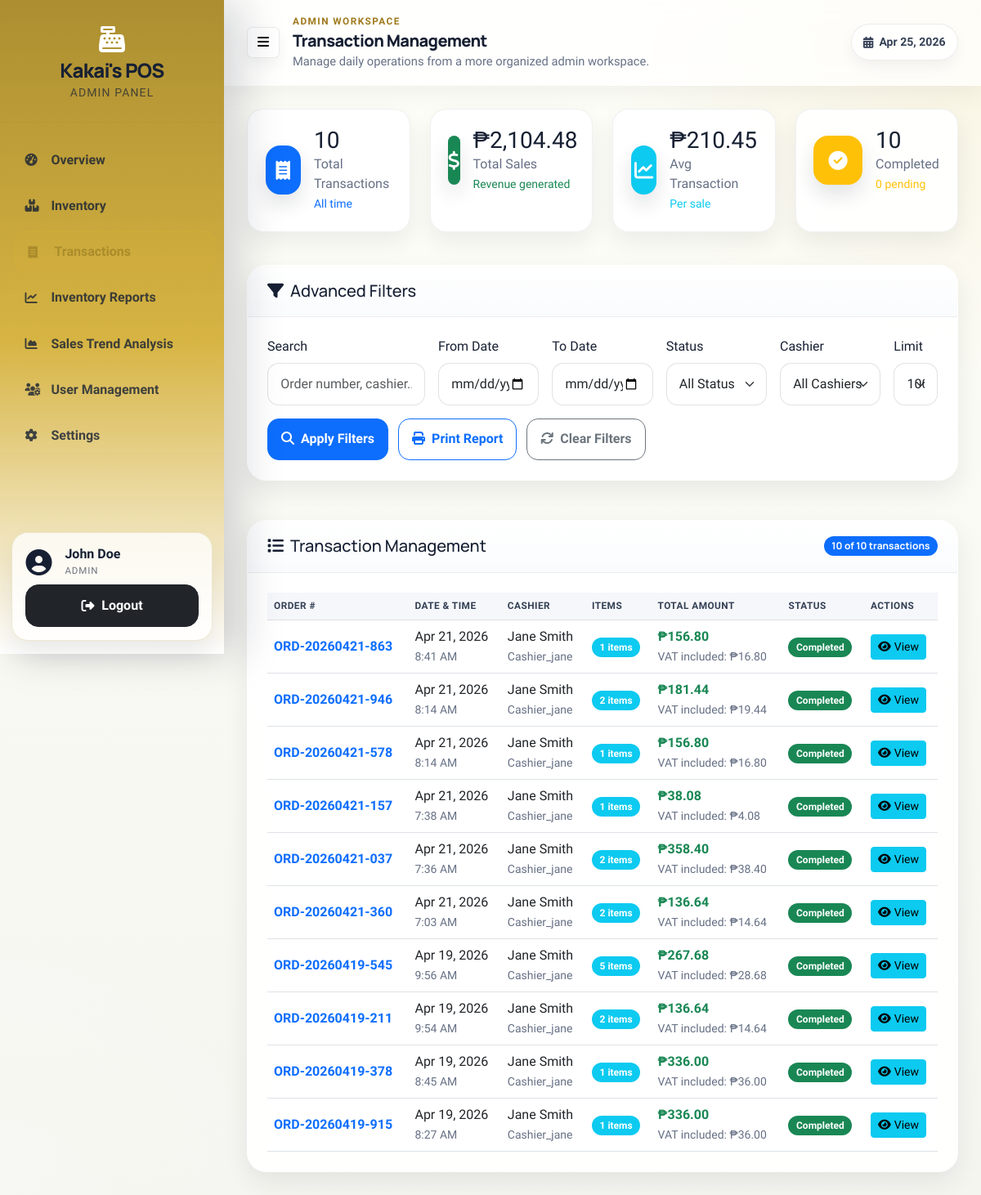
Page /POS/public/transactions.php (signed in) on the earlier database version.
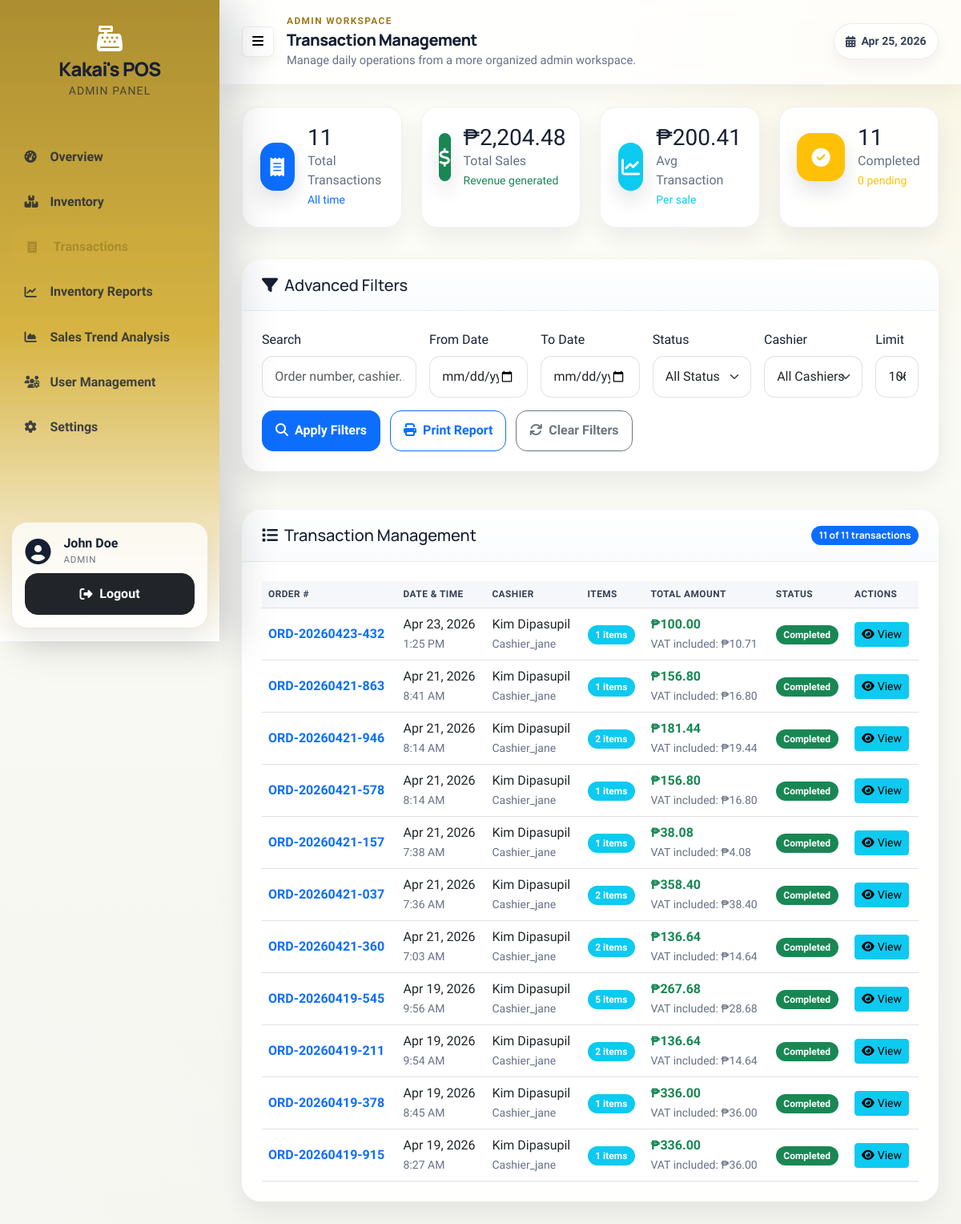
Same page on the later database version.
### tables this page shows
CREATE TABLE `orders` (
  `id` int(11) NOT NULL,
  `order_number` varchar(20) NOT NULL,
  `user_id` int(11) NOT NULL,
  `total_amount` decimal(10,2) NOT NULL,
  `subtotal` decimal(10,2) DEFAULT 0.00,
  `discount_percent` decimal(5,2) DEFAULT 0.00,
  `discount_amount` decimal(10,2) DEFAULT 0.00,
  `tax_amount` decimal(10,2) DEFAULT 0.00,
  `payment_method` varchar(50) DEFAULT 'cash',
  `amount_received` decimal(10,2) DEFAULT 0.00,
  `status` enum('pending','completed','cancelled') DEFAULT 'pending',
  `created_at` timestamp NULL DEFAULT current_timestamp()
);

CREATE TABLE `users` (
  `id` int(11) NOT NULL,
  `username` varchar(50) NOT NULL,
  `email` varchar(100) NOT NULL,
  `password` varchar(255) NOT NULL,
  `role` enum('admin','staff','cashier') NOT NULL DEFAULT 'staff',
  `first_name` varchar(50) NOT NULL,
  `last_name` varchar(50) NOT NULL,
  `status` enum('active','inactive') DEFAULT 'active',
  `created_at` timestamp NULL DEFAULT current_timestamp(),
  `updated_at` timestamp NULL DEFAULT current_timestamp() ON UPDATE current_timestamp()
);

### POS/app/config.php (called while the page is built, shortened)
<?php
spl_autoload_register(function ($className) {
    $directories = [
        'classes/',
        'controllers/',
        'helpers/'
    ];
    foreach ($directories as $dir) {
        $file = APP_ROOT . '/' . $dir . $className . '.php';
        if (file_exists($file)) {
            return;
        }
    }
});
function formatCurrency($amount) {
    return Layout::formatCurrency($amount);
}
?>

### POS/app/helpers/Layout.php (called while the page is built, shortened)
<?php
class Layout {
    public static function formatCurrency($amount) {
        return '₱' . number_format($amount, 2);
    }
}
?>

### POS/public/transactions.php (the view, shortened to what the changed rows need)
<?php
require_once __DIR__ . '/../app/config.php';
$db = Database::getInstance()->getConnection();
$limit = $_GET['limit'] ?? 100;
$filterSQL = " WHERE 1=1";
$params = [];
$transactionSQL = "SELECT o.*, u.first_name, u.last_name, u.username, o.created_at as date,
                          COUNT(oi.id) as item_count
                   FROM orders o
                   LEFT JOIN users u ON o.user_id = u.id
                   LEFT JOIN order_items oi ON o.id = oi.order_id" .
                   $filterSQL .
                   " GROUP BY o.id ORDER BY o.created_at DESC LIMIT " . (int) $limit;
$stmt = $db->prepare($transactionSQL);
$stmt->execute($params);
$transactions = $stmt->fetchAll(PDO::FETCH_ASSOC);
$summarySQL = "SELECT
    COUNT(*) as total_transactions,
    SUM(filtered.total_amount) as total_sales,
    AVG(filtered.total_amount) as avg_transaction,
    SUM(CASE WHEN filtered.status = 'completed' THEN 1 ELSE 0 END) as completed_count,
    SUM(CASE WHEN filtered.status = 'pending' THEN 1 ELSE 0 END) as pending_count,
    SUM(CASE WHEN filtered.status = 'cancelled' THEN 1 ELSE 0 END) as cancelled_count
FROM (
    SELECT o.id, o.total_amount, o.status, o.created_at
    FROM orders o
    LEFT JOIN users u ON o.user_id = u.id" .
    $filterSQL .
    " ORDER BY o.created_at DESC LIMIT " . (int) $limit . "
) filtered";
$stmt = $db->prepare($summarySQL);
$stmt->execute($params);
$summary = $stmt->fetch(PDO::FETCH_ASSOC);
?>
<div class="row mb-4">
    <div class="col-xl-3 col-md-6 mb-3">
        <div class="stats-card">
            <div class="d-flex align-items-center">
                <div>
                    <h3 class="mb-0"><?php echo number_format($summary['total_transactions']); ?></h3>
                    <p class="text-muted mb-0">Total Transactions</p>
                    <small class="text-primary">All time</small>
                </div>
            </div>
        </div>
    </div>
    <div class="col-xl-3 col-md-6 mb-3">
        <div class="stats-card">
            <div class="d-flex align-items-center">
                <div>
                    <h3 class="mb-0"><?php echo formatCurrency($summary['total_sales']); ?></h3>
                    <p class="text-muted mb-0">Total Sales</p>
                    <small class="text-success">Revenue generated</small>
                </div>
            </div>
        </div>
    </div>
    <div class="col-xl-3 col-md-6 mb-3">
        <div class="stats-card">
            <div class="d-flex align-items-center">
                <div>
                    <h3 class="mb-0"><?php echo formatCurrency($summary['avg_transaction']); ?></h3>
                    <p class="text-muted mb-0">Avg Transaction</p>
                    <small class="text-info">Per sale</small>
                </div>
            </div>
        </div>
    </div>
    <div class="col-xl-3 col-md-6 mb-3">
        <div class="stats-card">
            <div class="d-flex align-items-center">
                <div>
                    <h3 class="mb-0"><?php echo number_format($summary['completed_count']); ?></h3>
                    <p class="text-muted mb-0">Completed</p>
                    <small class="text-warning"><?php echo $summary['pending_count']; ?> pending</small>
                </div>
            </div>
        </div>
    </div>
</div>
<div class="row">
    <div class="col-12">
        <div class="content-card">
            <div class="card-header d-flex justify-content-between align-items-center">
                <h5 class="mb-0">
                    <i class="fas fa-list me-2"></i>Transaction Management
                </h5>
                <span class="badge bg-primary"><?php echo count($transactions); ?> of <?php echo $summary['total_transactions']; ?> transactions</span>
            </div>
            <div class="card-body">
                <div class="table-responsive">
                    <table class="table table-hover">
                        <thead class="table-light">
                            <tr>
                                <th>Order #</th>
                                <th>Date & Time</th>
                                <th>Cashier</th>
                                <th>Items</th>
                                <th>Total Amount</th>
                                <th>Status</th>
                                <th class="no-print">Actions</th>
                            </tr>
                        </thead>
                        <tbody>
                            <?php if (empty($transactions)): ?>
                                <tr>
                                    <td colspan="7" class="text-center text-muted py-4">
                                        <i class="fas fa-info-circle me-2"></i>No transactions found with current filters
                                    </td>
                                </tr>
                            <?php else: ?>
                                <?php foreach ($transactions as $t): ?>
                                    <tr>
                                        <td>
                                            <strong class="text-primary"><?php echo htmlspecialchars($t['order_number'] ?? 'ORD-' . $t['id']); ?></strong>
                                        </td>
                                        <td>
                                            <div><?php echo date('M j, Y', strtotime($t['date'])); ?></div>
                                            <small class="text-muted"><?php echo date('g:i A', strtotime($t['date'])); ?></small>
                                        </td>
                                        <td>
                                            <?php
                                            $cashierName = trim(($t['first_name'] ?? '') . ' ' . ($t['last_name'] ?? ''));
                                            echo htmlspecialchars($cashierName ?: $t['username'] ?: 'Unknown');
                                            ?>
                                            <br><small class="text-muted"><?php echo ucfirst($t['username'] ?? ''); ?></small>
                                        </td>
                                        <td>
                                            <span class="badge bg-info"><?php echo $t['item_count']; ?> items</span>
                                        </td>
                                        <td>
                                            <strong class="text-success"><?php echo formatCurrency($t['total_amount']); ?></strong>
                                            <?php if ($t['tax_amount']): ?>
                                                <br><small class="text-muted">VAT included: <?php echo formatCurrency($t['tax_amount']); ?></small>
                                            <?php endif; ?>
                                        </td>
                                        <td>
                                            <span class="badge bg-<?php echo $t['status'] === 'completed' ? 'success' : ($t['status'] === 'pending' ? 'warning' : 'danger'); ?>">
                                                <?php echo ucfirst($t['status']); ?>
                                            </span>
                                        </td>
                                        <td class="no-print">
                                            <button type="button" class="btn btn-info btn-sm" onclick="viewTransactionDetails(<?php echo $t['id']; ?>)">
                                                <i class="fas fa-eye me-1"></i>View
                                            </button>
                                        </td>
                                    </tr>
                                <?php endforeach; ?>
                            <?php endif; ?>
                        </tbody>
                    </table>
                </div>
            </div>
        </div>
    </div>
</div>
<?php
include __DIR__ . '/../app/views/layout.php';
?>

Differences in the rows shown:
added orders: order_number "ORD-20260423-432", created_at "Apr 23, 2026", created_at "1:25 PM", user.last_name "Kim Dipasupil", user.username "Cashier_jane", item_count "1", total_amount "₱100.00", tax_amount "₱10.71", status "Completed"
changed through a linked row, orders "ORD-20260421-863": user.last_name "Jane Smith" → "Kim Dipasupil"
changed through a linked row, orders "ORD-20260421-946": user.last_name "Jane Smith" → "Kim Dipasupil"
changed through a linked row, orders "ORD-20260421-578": user.last_name "Jane Smith" → "Kim Dipasupil"
changed through a linked row, orders "ORD-20260421-157": user.last_name "Jane Smith" → "Kim Dipasupil"
changed through a linked row, orders "ORD-20260421-037": user.last_name "Jane Smith" → "Kim Dipasupil"
changed through a linked row, orders "ORD-20260421-360": user.last_name "Jane Smith" → "Kim Dipasupil"
changed through a linked row, orders "ORD-20260419-545": user.last_name "Jane Smith" → "Kim Dipasupil"
changed through a linked row, orders "ORD-20260419-211": user.last_name "Jane Smith" → "Kim Dipasupil"
changed through a linked row, orders "ORD-20260419-378": user.last_name "Jane Smith" → "Kim Dipasupil"
changed through a linked row, orders "ORD-20260419-915": user.last_name "Jane Smith" → "Kim Dipasupil"
Other differences:
$summary['total_transactions']: "10" → "11"
formatCurrency($summary['total_sales']): "₱2,104.48" → "₱2,204.48"
formatCurrency($summary['avg_transaction']): "₱210.45" → "₱200.41"
$summary['completed_count']: "10" → "11"
count($transactions): "10" → "11"
